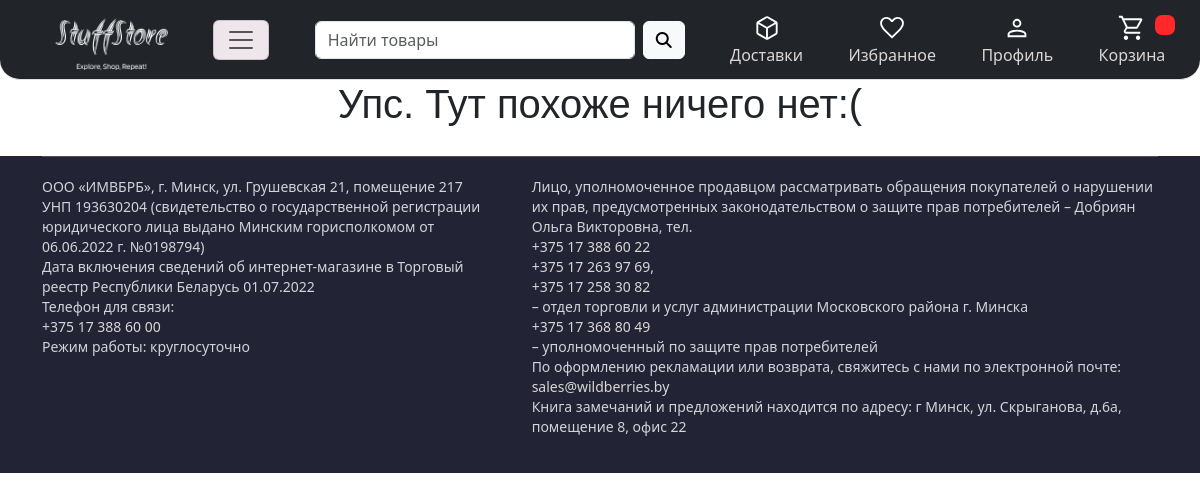
Page /basket/ (signed in) on the earlier database version.
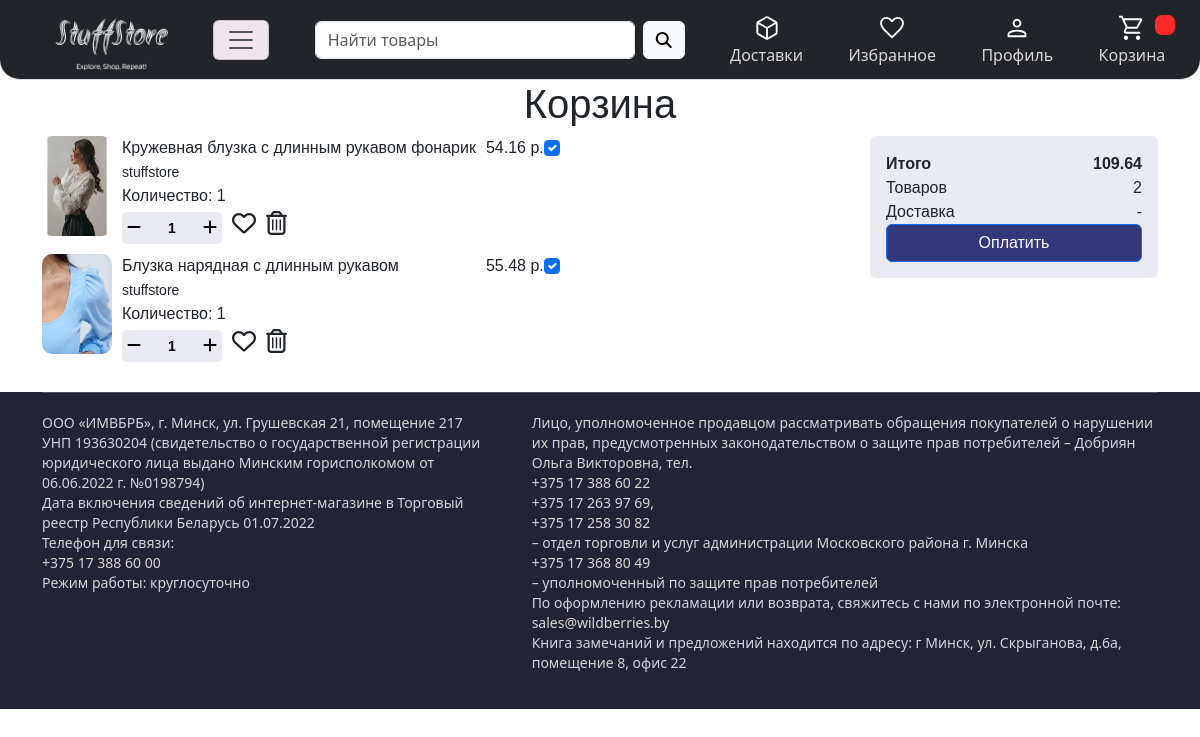
Same page on the later database version.
### basket/models.py (models this page shows, shortened)
class Basket(models.Model):
    user = models.ForeignKey(User, on_delete=models.CASCADE)
    product = models.ForeignKey(Product, on_delete=models.CASCADE, related_name='basket')
    quantity = models.IntegerField(default=0)
    selected_for_purchase = models.BooleanField(default=True)
    objects = BasketQueryset.as_manager()
    def sum(self):
        return self.product.price * self.quantity

### products/models.py (models this page shows, shortened)
class Product(models.Model):
    name = models.CharField(max_length=128)
    price = models.DecimalField(max_digits=10, decimal_places=2)
    description = models.TextField()
    quantity = models.PositiveIntegerField(default=0)
    slug = models.SlugField(max_length=255, unique=True, db_index=True)
    subcategory = models.ForeignKey(to=SubCategory, on_delete=models.PROTECT)

class ProductImages(models.Model):
    product = models.ForeignKey(to=Product, on_delete=models.PROTECT, related_name='images')
    image = models.ImageField(upload_to='products_images')

### basket/views.py (the view)
# urls.py: path('basket/', basket_products, name='basket'),
@login_required
def basket_products(request):
    basket = Basket.objects.filter(user=request.user)
    context = {'title': 'StuffStore - Корзина', 'basket_products': basket,
               'favorites_products': list(
                   *list(zip(*Favorites.objects.filter(user=request.user).values_list('product'))))}
    return render(request, 'basket/basket.html', context=context)

### basket/templates/basket/basket.html (shortened to what this page needs)
{% extends 'products/base.html' %}
{% block content %}
    {% if basket_products %}
        <div style="text-align: center;">
            <h1>Корзина</h1>
        </div>
        <div style="display: flex; justify-content: space-between;">
            <div class="list-group" style="justify-content: space-between;">
                {% for basket in basket_products %}
                    <div style="display: flex; margin-bottom: 10px; justify-content: space-between; max-width: 800px;">
                        <div style="display: flex;">
                            <div style="margin-right: 10px;">
                                <img src="{{ basket.product.images.all.1.image.url }}" alt="Image" height="100"
                                     width="70"
                                     style="border-radius: 10px;">
                            </div>
                            <div style="margin-right: 10px;">
                                <h7 class="mb-1">{{ basket.product.name }}</h7>
                                <p style="margin: 0;"><small>stuffstore</small></p>
                                <p class="mb-1">Количество: {{ basket.quantity }}</p>
                                <div style="display: flex;">
                                    <div style="background-color: rgba(51, 56, 124, 0.1); width: max-content; border-radius: 5px;">
                                        <button style="border: none; background: none; padding: 0px 0px 0px 5px;"><a
                                                href="{% url 'basket:minus_product_to_basket' basket.product.pk %}"
                                                style="all: unset;"><i class="fa-solid fa-minus"></i></a></button>
                                        <input type="text"
                                               style="width: 53px; height: 32px; font-size: 14px; font-weight: 700; border: none; background: none; padding: 0; text-align: center;"
                                               value="{{ basket.quantity }}">
                                        <button style="border: none; background: none; padding: 0px 5px 0px 0px;"><a
                                                href="{% url 'basket:add_product_to_basket' basket.product.pk %}"
                                                style="all: unset;"><i class="fa-solid fa-plus"></i></a></button>
                                    </div>
                                    <div style="padding-left: 10px;">
                                        <a href="{% url 'basket:add_product_to_favorites' basket.product.pk %}"
                                           style="all: unset;">
                                            <i class="{% if basket.product.pk in favorites_products %}
                                            fa-solid{% else %}fa-regular{% endif %} fa-heart fa-xl add_to_favourite">
                                            </i></a>
                                    </div>
                                    <div style="padding-left: 10px;">
                                        <a href="{% url 'basket:delete_product_from_basket' basket.pk %}"
                                           style="all: unset;"><i
                                                class="fa-regular fa-trash-can fa-xl add_to_favourite"></i></a>
                                    </div>
                                </div>
                            </div>
                        </div>
                        <div style="display: flex;">
                            <div style="width: max-content; text-align: right;">{{ basket.sum }} р.</div>
                            <div class="form-check">
                                {% if basket.selected_for_purchase %}
                                    <input class="form-check-input" type="checkbox" value="" id="flexCheckChecked"
                                           checked
                                           onclick="window.location.assign('{% url "basket:selected_for_purchase" basket.pk %}')">
                                {% else %}
                                    <a href="{% url 'basket:selected_for_purchase' basket.pk %}"><input
                                            class="form-check-input"
                                            type="checkbox" value="" id="flexCheckChecked"
                                            onclick="window.location.assign('{% url "basket:selected_for_purchase" basket.pk %}')"></a>
                                {% endif %}
                            </div>
                        </div>
                    </div>
                {% endfor %}
            </div>
            <div class="card text mb-3"
                 style="width: 18rem; align-self: flex-start; background-color: rgba(51, 56, 124, 0.1); border: none;">
                <div class="card-body">
                    <div style="display: flex; justify-content: space-between;">
                        <span style="font-weight: bold;">Итого</span> <span style="font-weight: bold;">{{ basket_products.total_sum }} </span>
                    </div>
                    <div style="display: flex; justify-content: space-between;">
                        <span>Товаров</span> <span> {{ basket_products.total_quantity }}</span>
                    </div>
                    <div style="display: flex; justify-content: space-between;">
                        <span>Доставка</span> <span>-</span>
                    </div>
                    <div style="display: flex; justify-content: center;">
                        <button type="button" class="btn btn-primary"
                                style="width: 100%; background-color: rgb(51, 56, 124);">
                            <a href="{% url 'orders:order' %}" style="color: white; text-decoration: none;">Оплатить</a>
                        </button>
                    </div>
                </div>
            </div>
        </div>
    {% else %}
        <div style="text-align: center;">
            <h1>Упс. Тут похоже ничего нет:(</h1>
        </div>
    {% endif %}
{% endblock %}

### products/templates/products/base.html (shortened to what this page needs)
<!doctype html>
{% load static %}
<html lang="ru">
<head>
    <link href="https://cdn.jsdelivr.net/npm/bootstrap@5.3.2/dist/css/bootstrap.min.css" rel="stylesheet"
>
    <link rel='stylesheet' href='https://cdn.jsdelivr.net/npm/sweetalert2@7.12.15/dist/sweetalert2.min.css'>
    <link rel="stylesheet" href="{% static 'products/css/base.css' %}">
    <link rel="stylesheet" href="{% static 'products/css/payment_methods.css' %}">
    <link rel="stylesheet" href="{% static 'products/css/item_return.css' %}">
    <link rel="stylesheet" href="{% static 'products/css/sale_rules.css' %}">
    <link rel="stylesheet" href="{% static 'products/css/delivery_rules.css' %}">
    <link rel="stylesheet" href="{% static 'products/css/terms.css' %}">
    <link rel="stylesheet" href="{% static 'products/css/vacancies.css' %}">
    <link rel="stylesheet" href="{% static 'products/css/contacts.css' %}">
    <link rel="stylesheet" href="{% static 'products/css/about_us.css' %}">
    <link rel="stylesheet" href="{% static 'products/css/delivery.css' %}">
    <link rel="stylesheet" href="{% static 'products/css/history.css' %}">
    <link rel="stylesheet" href="{% static 'products/css/profile.css' %}">
    <link rel="stylesheet" href="{% static 'products/css/favourite.css' %}">
    <link rel="stylesheet" href="{% static 'products/css/details.css' %}">
    <link rel="stylesheet" href="{% static 'products/css/catalog.css' %}">
    <link rel="stylesheet" href="{% static 'products/css/product.css' %}">
    <link rel="stylesheet" href="{% static 'products/css/reviews.css' %}">
</head>
<body>
<nav class="navbar bg-dark border-bottom border-body">
    <div class="container-fluid d-flex justify-content-around">
        <a href="{% url 'products:home' %}"><img class="nav-logo"
                                                 src="{% static 'products/images/header/logo.png' %}" alt="Логотип"></a>
        <button class="navbar-toggler" type="button" data-bs-toggle="offcanvas"
                data-bs-target="#offcanvasDarkNavbar" aria-controls="offcanvasDarkNavbar"
                aria-label="Toggle navigation">
            <span class="navbar-toggler-icon"></span>
        </button>
        <form class="d-flex" role="search">
            <input class="form-control me-2 col-sm-3" type="search" placeholder="Найти товары" aria-label="Search"
                   style="width: 320px;">
            <button type="submit" class="btn btn-light"><i class="fa-solid fa-magnifying-glass"></i></button>
        </form>
        <a class="navbar-links" href="{% url 'products:delivery' %}">
            <figure class="icon-container">
                <img src="{% static 'products/images/header/delivery.svg' %}" alt="delivery" width="30" height="30"
                     class="first-icon" style="filter: brightness(0) invert(1);">
                <figcaption>Доставки</figcaption>
            </figure>
        </a>
        <a class="navbar-links" href="{% url 'basket:favorites' %}">
            <figure class="icon-container">
                <img src="{% static 'products/images/header/favorite.svg' %}" alt="favorite" class="first-icon"
                     width="30" height="30" style="filter: brightness(0) invert(1);">
                <figcaption>Избранное</figcaption>
            </figure>
        </a>
        <a class=" navbar-links" {% if request.user.is_authenticated %} href="{% url 'users:profile' %}" {% endif %}
                {% if not request.user.is_authenticated %} href="{% url 'users:login' %}" {% endif %}>
            <figure class="icon-container">
                <img src="{% static 'products/images/header/person.svg' %}" alt="profile" width="30" height="30"
                     style="filter: brightness(0) invert(1);" class="first-icon">
                <figcaption>Профиль</figcaption>
            </figure>
        </a>
        <a class=" navbar-links" href="{% url 'basket:basket' %}">
            <figure class="icon-container">
                <img src="{% static 'products/images/header/shopping_cart.svg' %}" alt="basket" width="30"
                     height="30" style="filter: brightness(0) invert(1);" class="first-icon">
                {% if basket_counter %}
                    <figcaption id="button_basket" class="button_basket" data-count="{{ basket_counter }}">Корзина
                    </figcaption>
                {% else %}
                    <figcaption id="button_basket" class="button_basket" data-count="{{ basket_counter }}">Корзина
                    </figcaption>
                {% endif %}
            </figure>
        </a>
    </div>
</nav>
<section class="body">
    <div class="container">
        <div class="row">
            {% block content %}
            {% endblock %}
        </div>
    </div>
</section>
<footer>
    <section class="footer">
        <div class="container">
            <div class="footer-info">
                <div class="footer-info-block__left">
                    <ul class="list-unstyled">
                        <li class="footer-info-item" data-text="strAddressInfo">ООО «ИМВБРБ», г. Минск, ул.
                            Грушевская
                            21, помещение 217
                        </li>
                        <li class="footer-info-item" data-text="strAddressInfoByUPN">УНП 193630204 (свидетельство о
                            государственной регистрации юридического лица выдано Минским горисполкомом от 06.06.2022
                            г.
                            №0198794)
                        </li>
                        <li class="footer-info-item" data-text="strDateOfInclusion">Дата включения сведений об
                            интернет-магазине в Торговый реестр Республики Беларусь 01.07.2022
                        </li>
                        <li class="footer-info-item"><span data-text="strTelephoneToCall">Телефон для связи: </span>
                            <a data-tag="phoneToCall" data-text="strTelephoneToCallTel"
                               href="tel:+375173886000">+375
                                17 388 60 00</a>
                        </li>
                        <li class="footer-info-item" data-text="strSchedule">Режим работы: круглосуточно</li>
                    </ul>
                </div>
                <div class="footer-info-block__right">
                    <ul class="list-unstyled">
                        <li class="footer-info-item"><span data-text="strConsumerRights">Лицо, уполномоченное
                                    продавцом рассматривать обращения покупателей о нарушении их прав, предусмотренных
                                    законодательством о защите прав потребителей – Добриян Ольга Викторовна, тел.
                                </span>
                            <a data-tag="phoneConsumer" data-text="strConsumerRightsTel"
                               href="tel:+375173886022">+375
                                17 388 60 22</a>
                        </li>
                        <li class="footer-info-item"><span class="footer-info--wrap"
                                                           data-tag="phoneAdministration"><a href="tel:+375172639769">+375 17 263 97 69,</a><a
                                href="tel:+375172583082">+375 17 258 30 82</a></span>
                            <span data-text="strAdministrationInfo">– отдел торговли и услуг администрации
                                    Московского района г. Минска</span>
                        </li>
                        <li class="footer-info-item" data-tag="strMainDepartment"><span class="footer-info--wrap"
                                                                                        data-tag="phoneDepartment"><a
                                href="tel:+375173688049">+375 17 368 80 49</a></span>
                            <span data-text="strMainDepartment">– уполномоченный по защите прав потребителей</span>
                        </li>
                        <li class="footer-info-item"><span data-text="strProcessingClaims">По оформлению рекламации
                                    или возврата, свяжитесь с нами по электронной почте:</span>
                            <a data-tag="processingClaimsMail" data-text="strProcessingClaimsMail"
                               href="mailto:sales@wildberries.by">sales@wildberries.by</a>
                        </li>
                        <li class="footer-info-item" data-text="strBookRemarks">Книга замечаний и предложений
                            находится
                            по адресу: г Минск, ул. Скрыганова, д.6а, помещение 8, офис 22
                        </li>
                    </ul>
                </div>
            </div>
        </div>
    </section>
</footer>
</body>
</html>

Differences in the rows shown:
added Basket: product.images.all.1.image (picture), product.name "Кружевная блузка с длинным рукавом фонарик", quantity "1", sum "54.16", total_sum "109.64", total_quantity "2"
added Basket: product.images.all.1.image (picture), product.name "Блузка нарядная с длинным рукавом", quantity "1", sum "55.48"
Other differences:
text no longer shown: "Упс. Тут похоже ничего нет:("
text now shown: "Корзина Итого Товаров Доставка - Оплатить"
